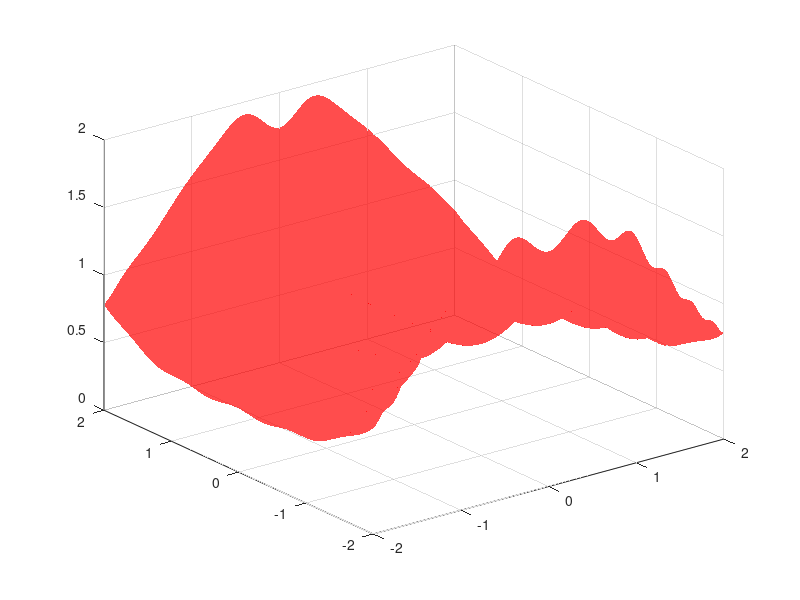

This figure's MATLAB source:

clc
clear

[x, y] = meshgrid(-2:0.01:2);

z = ((-cos(x.^3.*y-8.*x)+sqrt(abs((cos(x.^3.*y-8.*x).^2-4.*(2.*x.^4+6).*(4+x.^2+y.^4)))))./(2.*(2.*x.^4+6)));

surf(x,y,z, 'EdgeColor', 'none', 'FaceAlpha', 0.7, 'FaceColor', 'r');